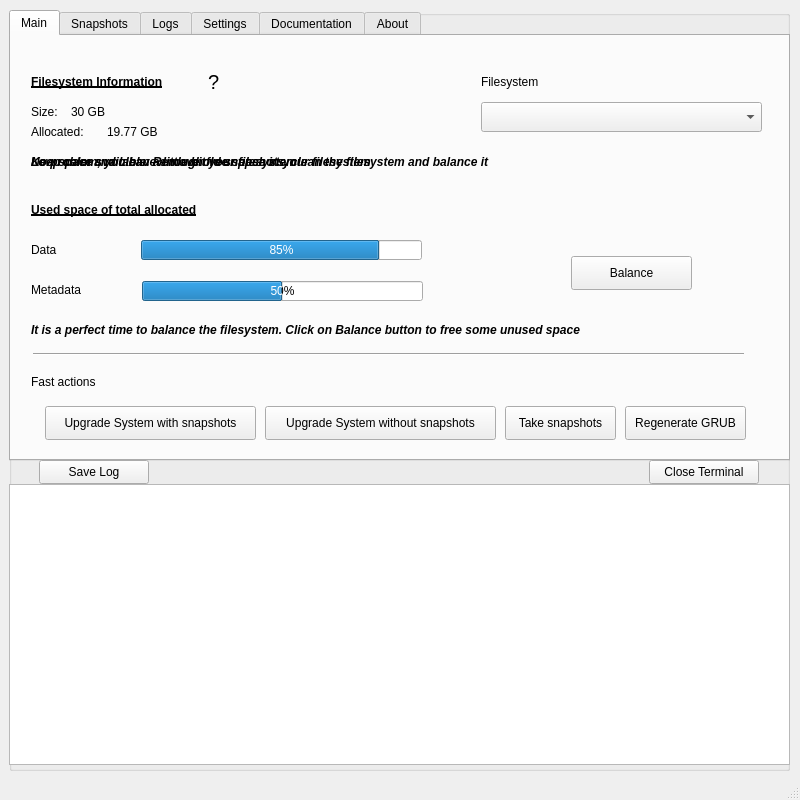
<?xml version="1.0" encoding="UTF-8"?>
<ui version="4.0">
 <class>mainWindow</class>
 <widget class="QMainWindow" name="mainWindow">
  <property name="geometry">
   <rect>
    <x>0</x>
    <y>0</y>
    <width>800</width>
    <height>800</height>
   </rect>
  </property>
  <property name="minimumSize">
   <size>
    <width>800</width>
    <height>600</height>
   </size>
  </property>
  <property name="maximumSize">
   <size>
    <width>800</width>
    <height>800</height>
   </size>
  </property>
  <property name="windowTitle">
   <string>ButterManager (A BTRFS Tool)</string>
  </property>
  <widget class="QWidget" name="centralwidget">
   <widget class="QWidget" name="gridLayoutWidget">
    <property name="geometry">
     <rect>
      <x>9</x>
      <y>10</y>
      <width>781</width>
      <height>761</height>
     </rect>
    </property>
    <layout class="QGridLayout" name="gridLayout">
     <item row="0" column="0">
      <widget class="QGroupBox" name="group_box">
       <property name="title">
        <string/>
       </property>
       <widget class="QTabWidget" name="tab_buttermanager">
        <property name="geometry">
         <rect>
          <x>0</x>
          <y>0</y>
          <width>781</width>
          <height>451</height>
         </rect>
        </property>
        <property name="currentIndex">
         <number>0</number>
        </property>
        <widget class="QWidget" name="tab_main">
         <attribute name="title">
          <string>Main</string>
         </attribute>
         <widget class="QPushButton" name="button_balance">
          <property name="geometry">
           <rect>
            <x>560</x>
            <y>220</y>
            <width>121</width>
            <height>34</height>
           </rect>
          </property>
          <property name="toolTip">
           <string>Balance the selected filesystem</string>
          </property>
          <property name="text">
           <string>Balance</string>
          </property>
         </widget>
         <widget class="QPushButton" name="button_upgrade_system">
          <property name="geometry">
           <rect>
            <x>34</x>
            <y>370</y>
            <width>211</width>
            <height>34</height>
           </rect>
          </property>
          <property name="toolTip">
           <string>Upgrade the system creating a previous snapshot and removing old snapshots according to configuration</string>
          </property>
          <property name="text">
           <string>Upgrade System with snapshots</string>
          </property>
         </widget>
         <widget class="QLabel" name="label_filesystem_info">
          <property name="geometry">
           <rect>
            <x>20</x>
            <y>30</y>
            <width>171</width>
            <height>31</height>
           </rect>
          </property>
          <property name="font">
           <font>
            <weight>75</weight>
            <bold>true</bold>
            <underline>true</underline>
           </font>
          </property>
          <property name="text">
           <string>Filesystem Information</string>
          </property>
         </widget>
         <widget class="QProgressBar" name="progressbar_data">
          <property name="geometry">
           <rect>
            <x>130</x>
            <y>204</y>
            <width>281</width>
            <height>20</height>
           </rect>
          </property>
          <property name="value">
           <number>85</number>
          </property>
         </widget>
         <widget class="QLabel" name="label_filesystem_data">
          <property name="geometry">
           <rect>
            <x>20</x>
            <y>203</y>
            <width>31</width>
            <height>21</height>
           </rect>
          </property>
          <property name="text">
           <string>Data</string>
          </property>
         </widget>
         <widget class="QLabel" name="label_filesystem_metadata">
          <property name="geometry">
           <rect>
            <x>20</x>
            <y>243</y>
            <width>61</width>
            <height>21</height>
           </rect>
          </property>
          <property name="text">
           <string>Metadata</string>
          </property>
         </widget>
         <widget class="QProgressBar" name="progressbar_metadata">
          <property name="geometry">
           <rect>
            <x>131</x>
            <y>245</y>
            <width>281</width>
            <height>20</height>
           </rect>
          </property>
          <property name="value">
           <number>50</number>
          </property>
         </widget>
         <widget class="QLabel" name="label_filesystem">
          <property name="geometry">
           <rect>
            <x>470</x>
            <y>30</y>
            <width>81</width>
            <height>31</height>
           </rect>
          </property>
          <property name="text">
           <string>Filesystem</string>
          </property>
         </widget>
         <widget class="QComboBox" name="combobox_filesystem">
          <property name="geometry">
           <rect>
            <x>470</x>
            <y>66</y>
            <width>281</width>
            <height>30</height>
           </rect>
          </property>
         </widget>
         <widget class="Line" name="line">
          <property name="geometry">
           <rect>
            <x>22</x>
            <y>310</y>
            <width>711</width>
            <height>16</height>
           </rect>
          </property>
          <property name="orientation">
           <enum>Qt::Horizontal</enum>
          </property>
         </widget>
         <widget class="QLabel" name="label_other_operations">
          <property name="geometry">
           <rect>
            <x>20</x>
            <y>330</y>
            <width>111</width>
            <height>31</height>
           </rect>
          </property>
          <property name="text">
           <string>Fast actions</string>
          </property>
         </widget>
         <widget class="QLabel" name="label_filesystem_size">
          <property name="geometry">
           <rect>
            <x>20</x>
            <y>60</y>
            <width>31</width>
            <height>31</height>
           </rect>
          </property>
          <property name="text">
           <string>Size:</string>
          </property>
         </widget>
         <widget class="QLabel" name="label_filesystem_size_value">
          <property name="geometry">
           <rect>
            <x>60</x>
            <y>60</y>
            <width>111</width>
            <height>31</height>
           </rect>
          </property>
          <property name="text">
           <string>30 GB</string>
          </property>
         </widget>
         <widget class="QLabel" name="label_filesystem_allocated">
          <property name="geometry">
           <rect>
            <x>20</x>
            <y>80</y>
            <width>71</width>
            <height>31</height>
           </rect>
          </property>
          <property name="text">
           <string>Allocated:</string>
          </property>
         </widget>
         <widget class="QLabel" name="label_filesystem_allocated_value">
          <property name="geometry">
           <rect>
            <x>96</x>
            <y>80</y>
            <width>79</width>
            <height>31</height>
           </rect>
          </property>
          <property name="text">
           <string>19.77 GB</string>
          </property>
         </widget>
         <widget class="QLabel" name="label_filesystem_lost_info">
          <property name="geometry">
           <rect>
            <x>20</x>
            <y>163</y>
            <width>201</width>
            <height>21</height>
           </rect>
          </property>
          <property name="font">
           <font>
            <weight>75</weight>
            <bold>true</bold>
            <underline>true</underline>
           </font>
          </property>
          <property name="text">
           <string>Used space of total allocated</string>
          </property>
         </widget>
         <widget class="QLabel" name="label_filesystem_info_more">
          <property name="geometry">
           <rect>
            <x>197</x>
            <y>37</y>
            <width>21</width>
            <height>18</height>
           </rect>
          </property>
          <property name="font">
           <font>
            <pointsize>15</pointsize>
           </font>
          </property>
          <property name="text">
           <string>?</string>
          </property>
         </widget>
         <widget class="QLabel" name="label_space_ok">
          <property name="geometry">
           <rect>
            <x>20</x>
            <y>110</y>
            <width>731</width>
            <height>31</height>
           </rect>
          </property>
          <property name="font">
           <font>
            <weight>75</weight>
            <italic>true</italic>
            <bold>true</bold>
           </font>
          </property>
          <property name="text">
           <string>No problem, you have enough free space in your filesystem</string>
          </property>
         </widget>
         <widget class="QLabel" name="label_space_danger">
          <property name="geometry">
           <rect>
            <x>20</x>
            <y>110</y>
            <width>731</width>
            <height>31</height>
           </rect>
          </property>
          <property name="font">
           <font>
            <weight>75</weight>
            <italic>true</italic>
            <bold>true</bold>
           </font>
          </property>
          <property name="text">
           <string>Keep calm and clean a little bit your filesystem</string>
          </property>
         </widget>
         <widget class="QLabel" name="label_space_ko">
          <property name="geometry">
           <rect>
            <x>20</x>
            <y>110</y>
            <width>731</width>
            <height>31</height>
           </rect>
          </property>
          <property name="font">
           <font>
            <weight>75</weight>
            <italic>true</italic>
            <bold>true</bold>
           </font>
          </property>
          <property name="text">
           <string>Low space svailable. Remove old snapshots, clean the filesystem and balance it</string>
          </property>
         </widget>
         <widget class="QLabel" name="label_space_data_danger">
          <property name="geometry">
           <rect>
            <x>20</x>
            <y>278</y>
            <width>731</width>
            <height>31</height>
           </rect>
          </property>
          <property name="font">
           <font>
            <weight>75</weight>
            <italic>true</italic>
            <bold>true</bold>
           </font>
          </property>
          <property name="text">
           <string>It is a perfect time to balance the filesystem. Click on Balance button to free some unused space</string>
          </property>
         </widget>
         <widget class="QPushButton" name="button_regenerate_grub">
          <property name="geometry">
           <rect>
            <x>614</x>
            <y>370</y>
            <width>121</width>
            <height>34</height>
           </rect>
          </property>
          <property name="toolTip">
           <string>Regenerates GRUB menu including entries for the current snapshots</string>
          </property>
          <property name="text">
           <string>Regenerate GRUB</string>
          </property>
         </widget>
         <widget class="QPushButton" name="button_upgrade_system_without_snapshots">
          <property name="geometry">
           <rect>
            <x>254</x>
            <y>370</y>
            <width>231</width>
            <height>34</height>
           </rect>
          </property>
          <property name="toolTip">
           <string>Upgrade the system without creating or deleting snapshots</string>
          </property>
          <property name="text">
           <string>Upgrade System without snapshots</string>
          </property>
         </widget>
         <widget class="QPushButton" name="button_fa_take_snapshot">
          <property name="geometry">
           <rect>
            <x>494</x>
            <y>370</y>
            <width>111</width>
            <height>34</height>
           </rect>
          </property>
          <property name="toolTip">
           <string>Take a BTRFS snapshot</string>
          </property>
          <property name="text">
           <string>Take snapshots</string>
          </property>
         </widget>
        </widget>
        <widget class="QWidget" name="tab_snapshots">
         <attribute name="title">
          <string>Snapshots</string>
         </attribute>
         <widget class="QListWidget" name="list_snapshots">
          <property name="geometry">
           <rect>
            <x>10</x>
            <y>10</y>
            <width>691</width>
            <height>401</height>
           </rect>
          </property>
          <property name="selectionMode">
           <enum>QAbstractItemView::MultiSelection</enum>
          </property>
          <property name="selectionBehavior">
           <enum>QAbstractItemView::SelectItems</enum>
          </property>
         </widget>
         <widget class="QPushButton" name="button_snapshot">
          <property name="geometry">
           <rect>
            <x>0</x>
            <y>440</y>
            <width>121</width>
            <height>34</height>
           </rect>
          </property>
          <property name="text">
           <string>Take snapshot</string>
          </property>
         </widget>
         <widget class="QPushButton" name="button_take_snapshot">
          <property name="geometry">
           <rect>
            <x>720</x>
            <y>132</y>
            <width>41</width>
            <height>34</height>
           </rect>
          </property>
          <property name="toolTip">
           <string>Take a BTRFS snapshot</string>
          </property>
          <property name="autoFillBackground">
           <bool>false</bool>
          </property>
          <property name="text">
           <string/>
          </property>
         </widget>
         <widget class="QPushButton" name="button_delete_snapshot">
          <property name="geometry">
           <rect>
            <x>720</x>
            <y>172</y>
            <width>41</width>
            <height>34</height>
           </rect>
          </property>
          <property name="toolTip">
           <string>Remove one or several BTRF snapshots</string>
          </property>
          <property name="text">
           <string/>
          </property>
         </widget>
         <widget class="QPushButton" name="button_diff">
          <property name="geometry">
           <rect>
            <x>720</x>
            <y>212</y>
            <width>41</width>
            <height>34</height>
           </rect>
          </property>
          <property name="toolTip">
           <string>Find differences between the selected snapshot and the current state</string>
          </property>
          <property name="text">
           <string/>
          </property>
         </widget>
         <widget class="QPushButton" name="button_folder">
          <property name="geometry">
           <rect>
            <x>720</x>
            <y>253</y>
            <width>41</width>
            <height>40</height>
           </rect>
          </property>
          <property name="toolTip">
           <string>Open the selected snapshot in a file browser</string>
          </property>
          <property name="text">
           <string/>
          </property>
         </widget>
        </widget>
        <widget class="QWidget" name="tab">
         <attribute name="title">
          <string>Logs</string>
         </attribute>
         <widget class="QListWidget" name="list_logs">
          <property name="geometry">
           <rect>
            <x>10</x>
            <y>10</y>
            <width>691</width>
            <height>401</height>
           </rect>
          </property>
          <property name="selectionMode">
           <enum>QAbstractItemView::SingleSelection</enum>
          </property>
          <property name="selectionBehavior">
           <enum>QAbstractItemView::SelectItems</enum>
          </property>
         </widget>
         <widget class="QPushButton" name="button_delete_log">
          <property name="geometry">
           <rect>
            <x>720</x>
            <y>212</y>
            <width>41</width>
            <height>34</height>
           </rect>
          </property>
          <property name="toolTip">
           <string>Remove the log selected</string>
          </property>
          <property name="text">
           <string/>
          </property>
         </widget>
         <widget class="QPushButton" name="button_view_log">
          <property name="geometry">
           <rect>
            <x>720</x>
            <y>172</y>
            <width>41</width>
            <height>34</height>
           </rect>
          </property>
          <property name="toolTip">
           <string>View the entire log</string>
          </property>
          <property name="autoFillBackground">
           <bool>false</bool>
          </property>
          <property name="text">
           <string/>
          </property>
         </widget>
        </widget>
        <widget class="QWidget" name="tab_settings">
         <attribute name="title">
          <string>Settings</string>
         </attribute>
         <widget class="QLabel" name="label_settings_upgrade">
          <property name="geometry">
           <rect>
            <x>22</x>
            <y>264</y>
            <width>141</width>
            <height>18</height>
           </rect>
          </property>
          <property name="font">
           <font>
            <weight>75</weight>
            <bold>true</bold>
            <underline>true</underline>
           </font>
          </property>
          <property name="text">
           <string>Upgrade System</string>
          </property>
         </widget>
         <widget class="QCheckBox" name="checkbox_aur">
          <property name="geometry">
           <rect>
            <x>19</x>
            <y>350</y>
            <width>201</width>
            <height>22</height>
           </rect>
          </property>
          <property name="text">
           <string>Include AUR packages</string>
          </property>
         </widget>
         <widget class="QCheckBox" name="checkbox_snap">
          <property name="geometry">
           <rect>
            <x>19</x>
            <y>330</y>
            <width>201</width>
            <height>22</height>
           </rect>
          </property>
          <property name="text">
           <string>Include snap packages</string>
          </property>
         </widget>
         <widget class="QLabel" name="label_settings_subvolumes">
          <property name="geometry">
           <rect>
            <x>22</x>
            <y>10</y>
            <width>141</width>
            <height>18</height>
           </rect>
          </property>
          <property name="font">
           <font>
            <weight>75</weight>
            <bold>true</bold>
            <underline>true</underline>
           </font>
          </property>
          <property name="text">
           <string>Subvolumes</string>
          </property>
         </widget>
         <widget class="QComboBox" name="combobox_subvolumes">
          <property name="geometry">
           <rect>
            <x>21</x>
            <y>112</y>
            <width>411</width>
            <height>32</height>
           </rect>
          </property>
         </widget>
         <widget class="QLineEdit" name="line_edit_snapshot_where">
          <property name="geometry">
           <rect>
            <x>20</x>
            <y>150</y>
            <width>411</width>
            <height>32</height>
           </rect>
          </property>
          <property name="readOnly">
           <bool>false</bool>
          </property>
         </widget>
         <widget class="QLineEdit" name="line_edit_snapshot_prefix">
          <property name="geometry">
           <rect>
            <x>20</x>
            <y>190</y>
            <width>411</width>
            <height>32</height>
           </rect>
          </property>
          <property name="readOnly">
           <bool>false</bool>
          </property>
         </widget>
         <widget class="QPushButton" name="button_edit_subvolume">
          <property name="geometry">
           <rect>
            <x>450</x>
            <y>111</y>
            <width>41</width>
            <height>34</height>
           </rect>
          </property>
          <property name="toolTip">
           <string>Edit subvolume configuration</string>
          </property>
          <property name="text">
           <string/>
          </property>
         </widget>
         <widget class="QPushButton" name="button_delete_subvolume">
          <property name="geometry">
           <rect>
            <x>507</x>
            <y>111</y>
            <width>41</width>
            <height>34</height>
           </rect>
          </property>
          <property name="toolTip">
           <string>Remove the selected subvolume</string>
          </property>
          <property name="text">
           <string/>
          </property>
         </widget>
         <widget class="QPushButton" name="button_add_subvolume">
          <property name="geometry">
           <rect>
            <x>20</x>
            <y>40</y>
            <width>111</width>
            <height>34</height>
           </rect>
          </property>
          <property name="text">
           <string>Add subvolume</string>
          </property>
         </widget>
         <widget class="QLabel" name="label_settings_subvolumes_where">
          <property name="geometry">
           <rect>
            <x>450</x>
            <y>150</y>
            <width>311</width>
            <height>30</height>
           </rect>
          </property>
          <property name="font">
           <font>
            <pointsize>8</pointsize>
            <italic>true</italic>
           </font>
          </property>
          <property name="text">
           <string>(Path where the snapshot of the subvolume is stored)</string>
          </property>
         </widget>
         <widget class="QLabel" name="label_settings_subvolumes_prefix">
          <property name="geometry">
           <rect>
            <x>450</x>
            <y>190</y>
            <width>301</width>
            <height>30</height>
           </rect>
          </property>
          <property name="font">
           <font>
            <pointsize>8</pointsize>
            <italic>true</italic>
           </font>
          </property>
          <property name="text">
           <string>(Prefix of the snapshot stored)</string>
          </property>
         </widget>
         <widget class="QPushButton" name="button_save_subvolume">
          <property name="geometry">
           <rect>
            <x>450</x>
            <y>111</y>
            <width>41</width>
            <height>34</height>
           </rect>
          </property>
          <property name="toolTip">
           <string>Apply changes</string>
          </property>
          <property name="text">
           <string/>
          </property>
         </widget>
         <widget class="QLabel" name="label_existing_subvolumes">
          <property name="geometry">
           <rect>
            <x>22</x>
            <y>89</y>
            <width>161</width>
            <height>18</height>
           </rect>
          </property>
          <property name="font">
           <font>
            <weight>50</weight>
            <bold>false</bold>
            <underline>false</underline>
           </font>
          </property>
          <property name="text">
           <string>Existing subvolumes</string>
          </property>
         </widget>
         <widget class="QCheckBox" name="checkbox_startup">
          <property name="geometry">
           <rect>
            <x>19</x>
            <y>290</y>
            <width>201</width>
            <height>22</height>
           </rect>
          </property>
          <property name="text">
           <string>Check updates at startup</string>
          </property>
         </widget>
         <widget class="QCheckBox" name="checkbox_log">
          <property name="geometry">
           <rect>
            <x>19</x>
            <y>310</y>
            <width>201</width>
            <height>22</height>
           </rect>
          </property>
          <property name="text">
           <string>Save logs automatically</string>
          </property>
         </widget>
         <widget class="QCheckBox" name="checkbox_grub_btrfs">
          <property name="geometry">
           <rect>
            <x>19</x>
            <y>370</y>
            <width>411</width>
            <height>22</height>
           </rect>
          </property>
          <property name="toolTip">
           <string>Before checking this option, make sure you have GRUB installed. After marking it, the created snapshots of the subvolume mounted as root will be modified to include the appropriate path in the /etc/fstab file</string>
          </property>
          <property name="text">
           <string>Boot the system from GRUB using snapshots</string>
          </property>
         </widget>
         <widget class="QLabel" name="label_settings_subvolumes_snapshots_to_keep">
          <property name="geometry">
           <rect>
            <x>450</x>
            <y>230</y>
            <width>301</width>
            <height>30</height>
           </rect>
          </property>
          <property name="font">
           <font>
            <pointsize>8</pointsize>
            <italic>true</italic>
           </font>
          </property>
          <property name="text">
           <string>(Snapshots to keep)</string>
          </property>
         </widget>
         <widget class="QSpinBox" name="spinbox_edit_snapshots_to_keep">
          <property name="geometry">
           <rect>
            <x>390</x>
            <y>230</y>
            <width>41</width>
            <height>30</height>
           </rect>
          </property>
         </widget>
         <widget class="QCheckBox" name="checkbox_edit_dont_remove_snapshots">
          <property name="geometry">
           <rect>
            <x>20</x>
            <y>230</y>
            <width>241</width>
            <height>30</height>
           </rect>
          </property>
          <property name="text">
           <string>Don't remove any snapshot</string>
          </property>
         </widget>
        </widget>
        <widget class="QWidget" name="tab_2">
         <attribute name="title">
          <string>Documentation</string>
         </attribute>
         <widget class="QLabel" name="label_documentation">
          <property name="geometry">
           <rect>
            <x>10</x>
            <y>10</y>
            <width>751</width>
            <height>211</height>
           </rect>
          </property>
          <property name="layoutDirection">
           <enum>Qt::LeftToRight</enum>
          </property>
          <property name="autoFillBackground">
           <bool>false</bool>
          </property>
          <property name="text">
           <string>For additional documentation about setting up and using Buttermanager, please go to the Wiki of the project</string>
          </property>
          <property name="alignment">
           <set>Qt::AlignCenter</set>
          </property>
         </widget>
         <widget class="QPushButton" name="button_wiki">
          <property name="geometry">
           <rect>
            <x>10</x>
            <y>190</y>
            <width>751</width>
            <height>20</height>
           </rect>
          </property>
          <property name="font">
           <font>
            <italic>true</italic>
            <underline>true</underline>
           </font>
          </property>
          <property name="cursor">
           <cursorShape>PointingHandCursor</cursorShape>
          </property>
          <property name="autoFillBackground">
           <bool>false</bool>
          </property>
          <property name="styleSheet">
           <string notr="true">border: none;</string>
          </property>
          <property name="text">
           <string>https://github.com/egara/buttermanager/wiki</string>
          </property>
         </widget>
        </widget>
        <widget class="QWidget" name="tab_about">
         <attribute name="title">
          <string>About</string>
         </attribute>
         <widget class="QLabel" name="label_logo">
          <property name="geometry">
           <rect>
            <x>370</x>
            <y>100</y>
            <width>50</width>
            <height>50</height>
           </rect>
          </property>
          <property name="text">
           <string>Logo</string>
          </property>
          <property name="alignment">
           <set>Qt::AlignCenter</set>
          </property>
         </widget>
         <widget class="QLabel" name="label_app_name">
          <property name="geometry">
           <rect>
            <x>286</x>
            <y>179</y>
            <width>221</width>
            <height>20</height>
           </rect>
          </property>
          <property name="font">
           <font>
            <weight>75</weight>
            <bold>true</bold>
           </font>
          </property>
          <property name="text">
           <string>ButterManager (A BTRFS Tool)</string>
          </property>
          <property name="alignment">
           <set>Qt::AlignCenter</set>
          </property>
         </widget>
         <widget class="QLabel" name="label_app_version">
          <property name="geometry">
           <rect>
            <x>290</x>
            <y>200</y>
            <width>211</width>
            <height>20</height>
           </rect>
          </property>
          <property name="font">
           <font>
            <weight>75</weight>
            <bold>true</bold>
           </font>
          </property>
          <property name="text">
           <string>v2.4.3</string>
          </property>
          <property name="alignment">
           <set>Qt::AlignCenter</set>
          </property>
         </widget>
         <widget class="QLabel" name="label_app_developer">
          <property name="geometry">
           <rect>
            <x>290</x>
            <y>230</y>
            <width>211</width>
            <height>16</height>
           </rect>
          </property>
          <property name="font">
           <font>
            <weight>50</weight>
            <bold>false</bold>
           </font>
          </property>
          <property name="text">
           <string>Eloy García Almadén</string>
          </property>
          <property name="alignment">
           <set>Qt::AlignCenter</set>
          </property>
         </widget>
         <widget class="QLabel" name="label_app_email">
          <property name="geometry">
           <rect>
            <x>290</x>
            <y>250</y>
            <width>211</width>
            <height>16</height>
           </rect>
          </property>
          <property name="font">
           <font>
            <weight>50</weight>
            <bold>false</bold>
           </font>
          </property>
          <property name="text">
           <string>eloy.garcia.pca@gmail.com</string>
          </property>
          <property name="alignment">
           <set>Qt::AlignCenter</set>
          </property>
         </widget>
         <widget class="QLabel" name="label_app_developer_2">
          <property name="geometry">
           <rect>
            <x>290</x>
            <y>300</y>
            <width>211</width>
            <height>16</height>
           </rect>
          </property>
          <property name="font">
           <font>
            <weight>50</weight>
            <bold>false</bold>
           </font>
          </property>
          <property name="text">
           <string>Jaime Álvarez Fernández (Icon)</string>
          </property>
          <property name="alignment">
           <set>Qt::AlignCenter</set>
          </property>
         </widget>
         <widget class="QPushButton" name="button_github">
          <property name="geometry">
           <rect>
            <x>230</x>
            <y>268</y>
            <width>331</width>
            <height>20</height>
           </rect>
          </property>
          <property name="font">
           <font>
            <italic>true</italic>
            <underline>true</underline>
           </font>
          </property>
          <property name="cursor">
           <cursorShape>PointingHandCursor</cursorShape>
          </property>
          <property name="autoFillBackground">
           <bool>false</bool>
          </property>
          <property name="styleSheet">
           <string notr="true">border: none;</string>
          </property>
          <property name="text">
           <string>https://github.com/egara/buttermanager</string>
          </property>
         </widget>
        </widget>
       </widget>
       <widget class="QTextEdit" name="text_edit_console">
        <property name="geometry">
         <rect>
          <x>0</x>
          <y>474</y>
          <width>781</width>
          <height>281</height>
         </rect>
        </property>
       </widget>
       <widget class="QPushButton" name="button_close_terminal">
        <property name="geometry">
         <rect>
          <x>640</x>
          <y>450</y>
          <width>110</width>
          <height>24</height>
         </rect>
        </property>
        <property name="font">
         <font>
          <weight>50</weight>
          <italic>false</italic>
          <bold>false</bold>
          <underline>false</underline>
          <strikeout>false</strikeout>
          <kerning>true</kerning>
         </font>
        </property>
        <property name="toolTip">
         <string>Close the terminal below</string>
        </property>
        <property name="layoutDirection">
         <enum>Qt::LeftToRight</enum>
        </property>
        <property name="text">
         <string>Close Terminal</string>
        </property>
       </widget>
       <widget class="QPushButton" name="button_save_log">
        <property name="geometry">
         <rect>
          <x>30</x>
          <y>450</y>
          <width>110</width>
          <height>24</height>
         </rect>
        </property>
        <property name="font">
         <font>
          <weight>50</weight>
          <italic>false</italic>
          <bold>false</bold>
          <underline>false</underline>
          <strikeout>false</strikeout>
          <kerning>true</kerning>
         </font>
        </property>
        <property name="toolTip">
         <string>Save the log in a txt file</string>
        </property>
        <property name="layoutDirection">
         <enum>Qt::LeftToRight</enum>
        </property>
        <property name="text">
         <string>Save Log</string>
        </property>
       </widget>
      </widget>
     </item>
    </layout>
   </widget>
  </widget>
  <widget class="QStatusBar" name="statusbar"/>
 </widget>
 <resources/>
 <connections/>
</ui>
